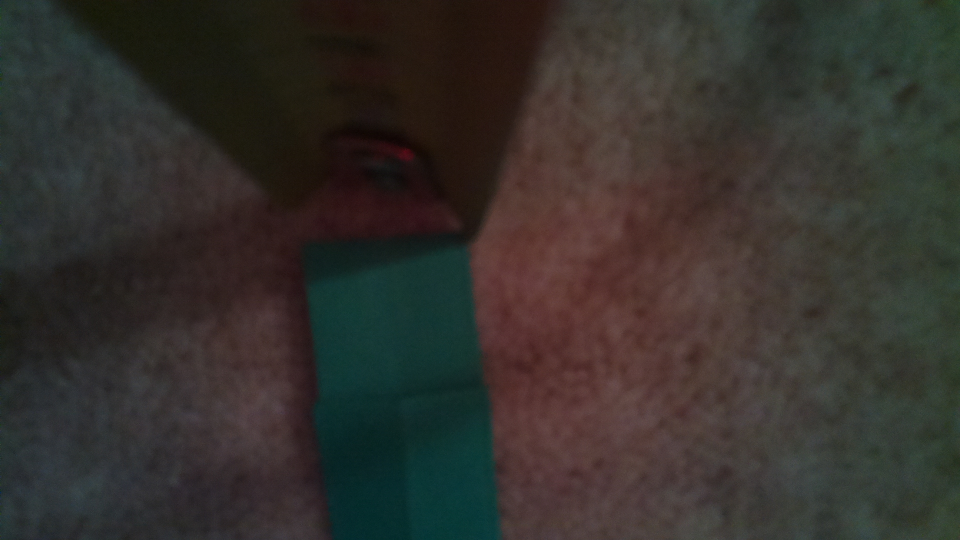
#> input picture 10 cm apart imagines at 10 cm interval height/image0.jpg, 1920 x 1080 px, given in place of 1.jpg, which was not available (shown at 1/2 size)
$ python CV_4.py   (Python 2 division)
#> lines starting #> are read from the running program, lines starting #| are printed output that depends on the picture; after the words box and inside, x2 and y2 are one past the last pixel; in counts of white or black regions, pixels touching at a corner belong together; pictures that were not available may be replaced by others from this repository, and a replacement may not be noted
import cv2
from PIL import Image
import matplotlib.pyplot as plt
import numpy as np
import argparse
import imutils

class CV:
    def __init__(self):
        #self.Green_range=[]
        self.Photo=0
        self.Photo_copy=0
        self.Photo_copy2=0

    def get_Photo(self):
        self.Photo=cv2.imread('/home/pi/Desktop/Drone/1.jpg')
#> self.Photo is the input picture: shape (1080, 1920, 3); mean B, G, R 44.6, 48.9, 52
        self.Photo_copy=np.copy(self.Photo)
    def Resize(self):
        #incase image is somehow smaller or larger than what camera provides
        self.Photo_copy=cv2.resize(self.Photo_copy,(1920,1080))

    def Resize2(self):
        #incase image is somehow smaller or larger than what camera provides
        self.Photo_copy=cv2.resize(self.Photo_copy,(960,540))

    def Gray(self):
        # COLOR_BGR2GRAY or COLOR_RGB2GRAY
        self.Photo_copy=cv2.cvtColor(self.Photo_copy,cv2.COLOR_BGR2GRAY)


    def HSV_green(self):
        green_centre=60
        sensitivity=35

        hsv=cv2.GaussianBlur(self.Photo_copy, (13,13),0)
        hsv=cv2.cvtColor(hsv,cv2.COLOR_BGR2HSV)
#> hsv: shape (1080, 1920, 3); mean H, S, V 46.5, 77.4, 57.5
        lower_green=np.array([green_centre-sensitivity,180,25])
        upper_green=np.array([green_centre+sensitivity,255,255])
        mask1=cv2.inRange(hsv, lower_green, upper_green)
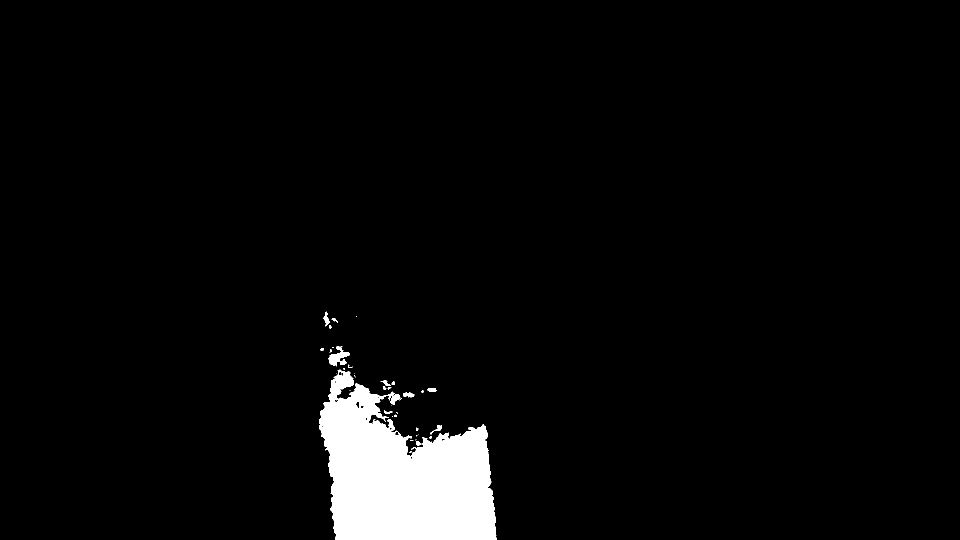
#> mask1: shape (1080, 1920) (shown at 1/2 size); 3.9% white; 39 white regions (22 under 20 px), largest, box (x1, y1, x2, y2) and area: (638, 739, 993, 1080) 78418, (657, 692, 700, 733) 795, (646, 623, 659, 653) 170
        self.Photo_copy = cv2.bitwise_and(self.Photo_copy, self.Photo_copy, mask= mask1)
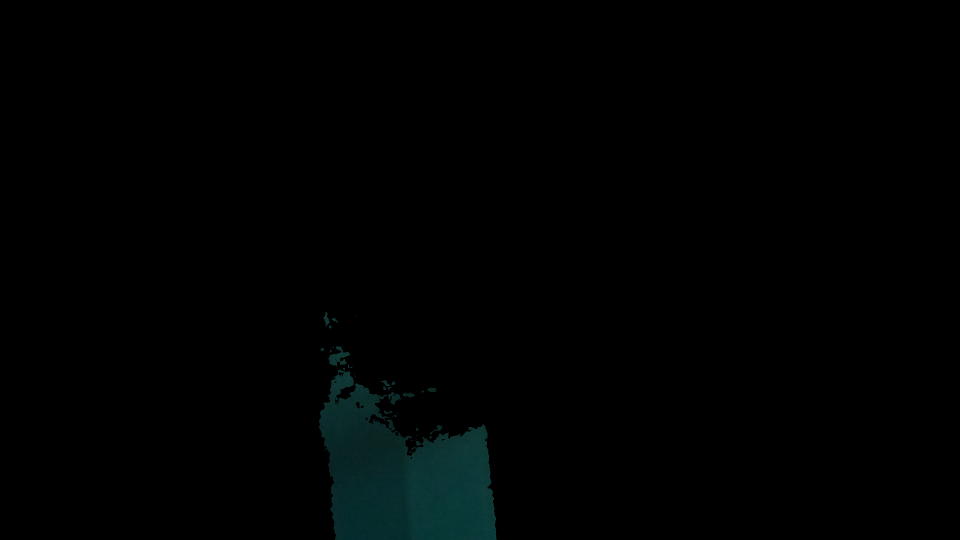
#> self.Photo_copy: shape (1080, 1920, 3) (shown at 1/2 size); mean B, G, R 1.8, 1.8, 0.4

    def canny(self):
        self.Photo_copy=cv2.cvtColor(self.Photo_copy,cv2.COLOR_BGR2GRAY)
        self.Photo_copy=cv2.Canny(self.Photo_copy,10,100)

    def thresh(self):
        self.Photo_copy2=cv2.cvtColor(self.Photo_copy,cv2.COLOR_BGR2GRAY)
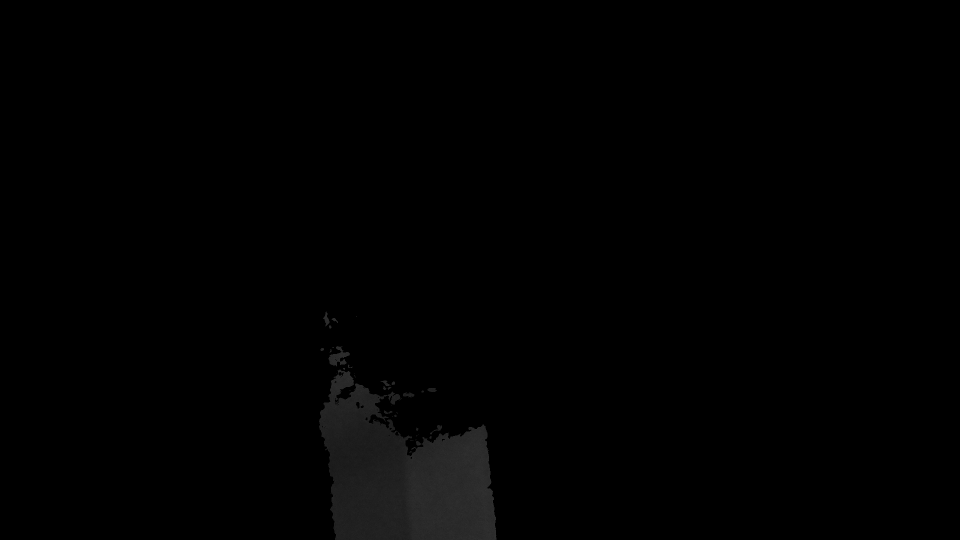
#> self.Photo_copy2: shape (1080, 1920) (shown at 1/2 size); min 0, max 53, mean 1.4
        self.Photo_copy2=cv2.threshold(self.Photo_copy2,50,255,cv2.THRESH_BINARY)[1]
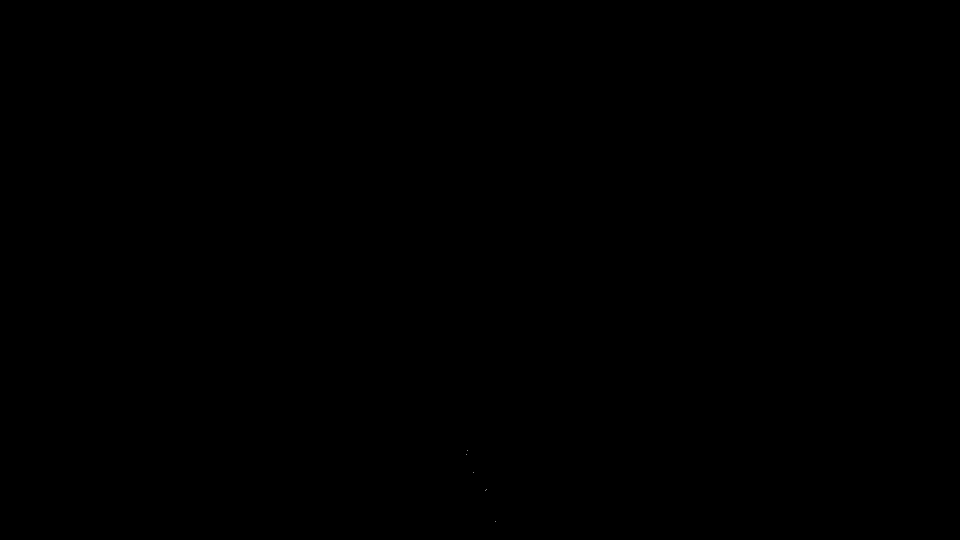
#> self.Photo_copy2: shape (1080, 1920) (shown at 1/2 size); 0% white in thin lines or dots, all inside (x1, y1, x2, y2) = (932, 900, 991, 1044)

    def contours(self):
        IMGcontours, hierarchy = cv2.findContours(self.Photo_copy2,
            cv2.RETR_EXTERNAL, cv2.CHAIN_APPROX_SIMPLE)#on raspberry pi it needs _,   ,_
#> IMGcontours = 6 contours, all with area under 20
        cv2.drawContours(self.Photo_copy, IMGcontours, -1, (0, 255, 0), 3)
#> self.Photo_copy: shape (1080, 1920, 3); under 0.01% of pixels changed, all inside (x1, y1, x2, y2) = (930, 898, 993, 1046)
        font = cv2.FONT_HERSHEY_SIMPLEX
        org = (50, 50)
        # Approximate contours to polygons + get bounding rects and circles
        contours_poly = [None]*len(IMGcontours)
#> contours_poly = 6 items
        boundRect = [None]*len(IMGcontours)
#> boundRect = 6 items
        centers = [None]*len(IMGcontours)
#> centers = 6 items
        radius = [None]*len(IMGcontours)
#> radius = 6 items
        for i, c in enumerate(IMGcontours):
            contours_poly[i] = cv2.approxPolyDP(c, 3, True)
            boundRect[i] = cv2.boundingRect(contours_poly[i])
            centers[i], radius[i] = cv2.minEnclosingCircle(contours_poly[i])
#> this loop made 6 passes
#> c on passes 1 to 6: [[990, 1043]], [[970, 980]], [[972, 979]], [[947, 945]], [[932, 908]], [[934, 900]]
#> after the loop, boundRect = [(990, 1043, 1, 1), (970, 980, 1, 1), (972, 979, 1, 1), (947, 945, 1, 1), (932, 908, 1, 1), (934, 900, 1, 1)]; centers = [(990, 1043), (970, 980), (972, 979), (947, 945), (932, 908), (934, 900)]; contours_poly = 6 contours, all with area under 20; radius = [0.0001, 0.0001, 0.0001, 0.0001, 0.0001, 0.0001]
        drawing = np.zeros((self.Photo_copy2.shape[0], self.Photo_copy2.shape[1], 3), dtype=np.uint8)
        # Draw polygonal contour + circles
        color=(256,256,256)
        for i in range(len(IMGcontours)):
            if(int(boundRect[i][3])>=10):#>=250#10
                cv2.rectangle(self.Photo_copy, (int(boundRect[i][0])-10, int(boundRect[i][1])-10),
                    (int(boundRect[i][0]+boundRect[i][2])+10, int(boundRect[i][1]+boundRect[i][3])+10), color, 10)
                cv2.drawContours(self.Photo_copy, contours_poly, i, color)
                cv2.circle(drawing, (int(centers[i][0]), int(centers[i][1])), int(radius[i]), color, 10)
                cv2.circle(drawing, (int(centers[i][0]), int(centers[i][1])), 1, color, 10)
#> this loop made 6 passes
#> drawing: shape (1080, 1920, 3); every value is 0


    def Show(self):
        self.Photo=cv2.resize(self.Photo,(960,540))
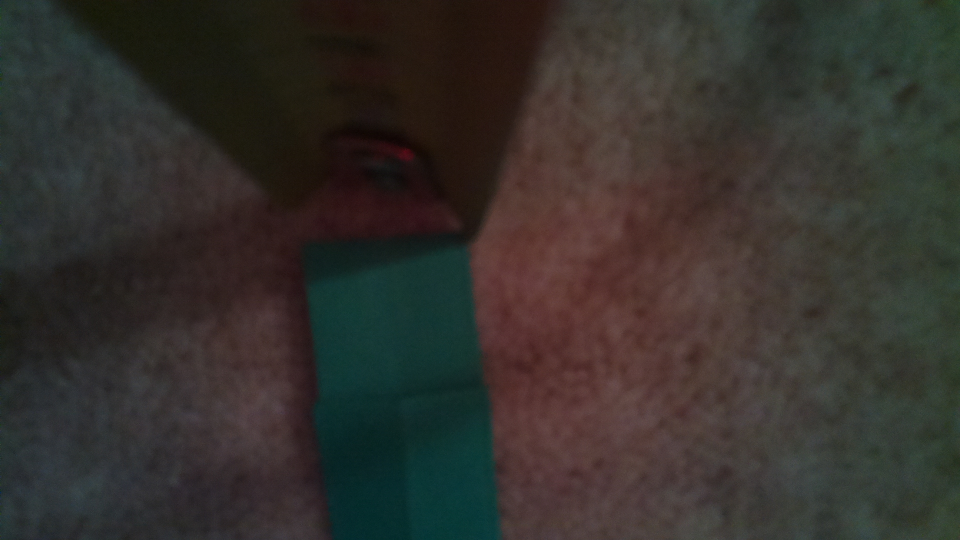
#> self.Photo: shape (540, 960, 3); mean B, G, R 44.8, 49, 52.1
        self.Photo_copy2=cv2.resize(self.Photo_copy2,(960,540))
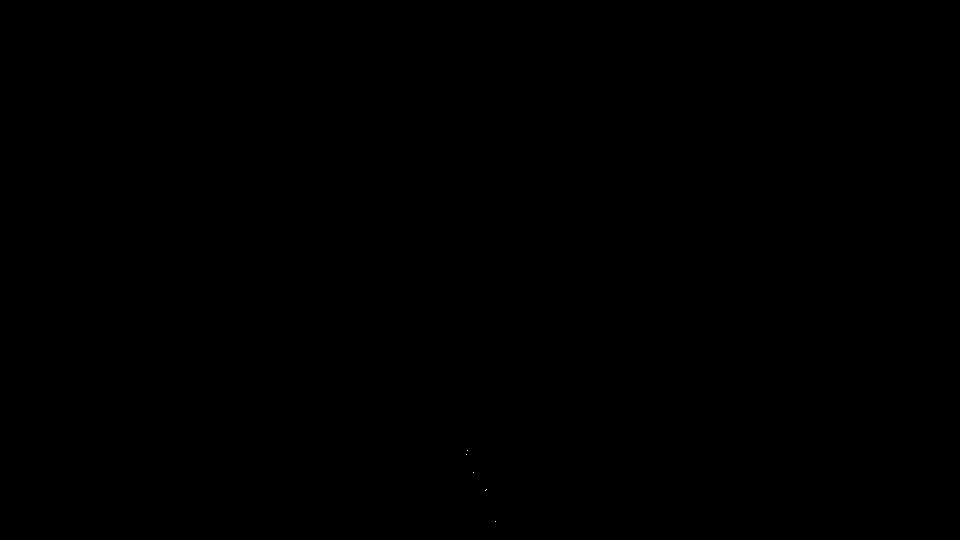
#> self.Photo_copy2: shape (540, 960); values 0 (black) and 64 (white), 0% white in thin lines or dots, all inside (x1, y1, x2, y2) = (466, 450, 496, 522)
        #cv2.imshow('viewer',self.Photo)
        cv2.imshow('viewer2',self.Photo_copy)
        cv2.imshow('viewer3',self.Photo_copy2)
        cv2.waitKey()

computerV=CV()
computerV.get_Photo()
computerV.Resize() #with 1920x1080
computerV.HSV_green()
computerV.thresh()
computerV.contours()
#computerV.canny()
#computerV.Resize2() #with 960x540
computerV.Show()

$ run again, on 10 cm apart imagines at 10 cm interval height/image1.jpg
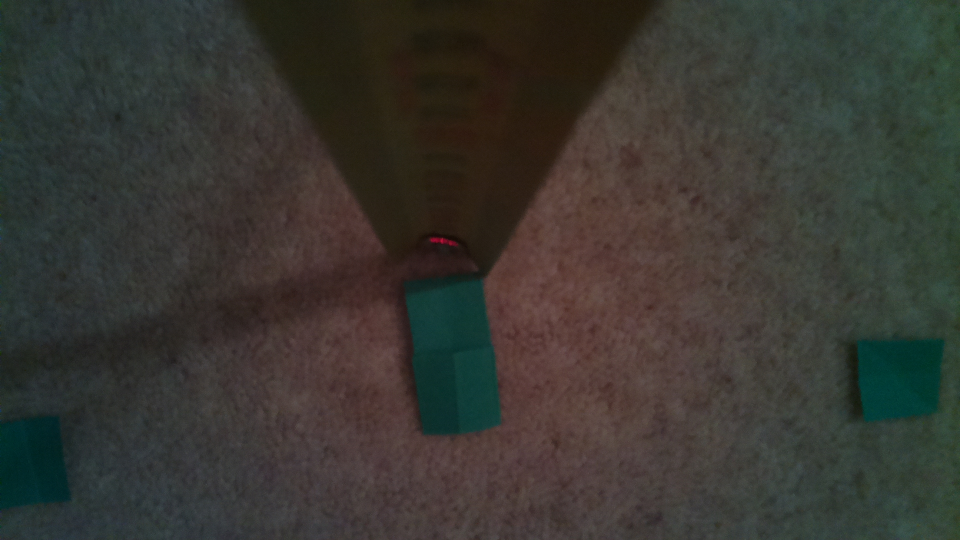
#> input picture 10 cm apart imagines at 10 cm interval height/image1.jpg, 1920 x 1080 px, given in place of 1.jpg, which was not available (shown at 1/2 size)
#> in get_Photo, self.Photo is the input picture: shape (1080, 1920, 3); mean B, G, R 49.5, 55.1, 56.2
#> mask1: shape (1080, 1920); 3.5% white; 28 white regions (17 under 20 px), largest, box (x1, y1, x2, y2) and area: (833, 576, 995, 863) 25869, (1715, 679, 1888, 843) 24510, (0, 834, 139, 1018) 21524
#> IMGcontours = 227 contours, all with area under 20
#> in contours, `cv2.drawContours(self.Photo_copy, IMGcontours, -1, (0, 255, 0), 3)`:
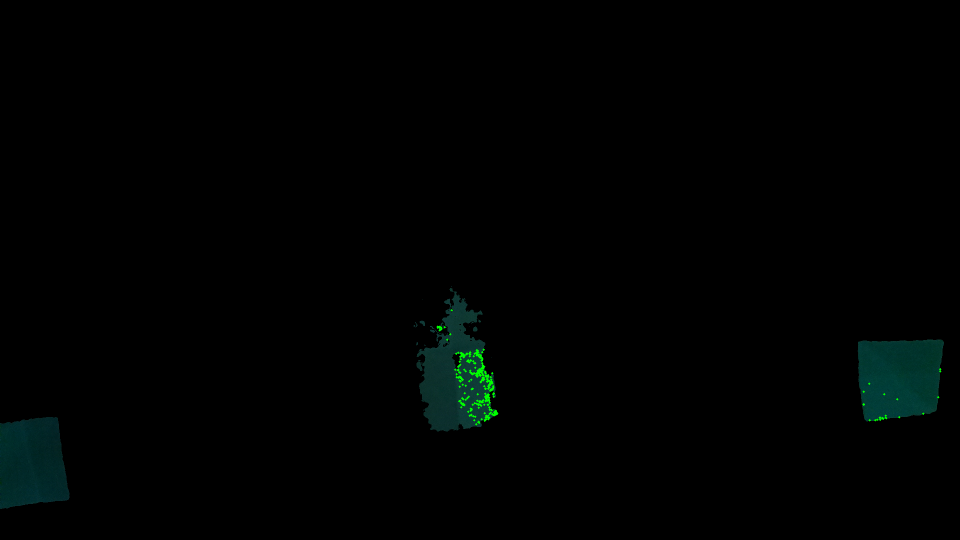
#> self.Photo_copy: shape (1080, 1920, 3) (shown at 1/2 size); mean B, G, R 1.6, 2.1, 0.2
#> in contours, `contours_poly = [None]*len(IMGcontours)`: contours_poly = 227 items
#> the loop in contours, `for i, c in enumerate(IMGcontours):` made 227 passes
#> c on passes 1, 3, 4: [[952, 848]], [[969, 841]], [[1750, 840]]
#> after the loop in contours, `for i, c in enumerate(IMGcontours):`: boundRect = 227 items, first 6: (952, 848, 1, 1), (957, 843, 1, 1), (969, 841, 1, 1), (1750, 840, 1, 1), (1739, 840, 1, 1), (948, 840, 1, 1); centers = 227 pairs, first value 875 to 1880, second value 620 to 848; contours_poly = 227 contours, all with area under 20; radius = 227 values, max 4.3 at index 107, min 0.0001 at index 0, mean 0.0508
#> in Show, `self.Photo=cv2.resize(self.Photo,(960,540))`:
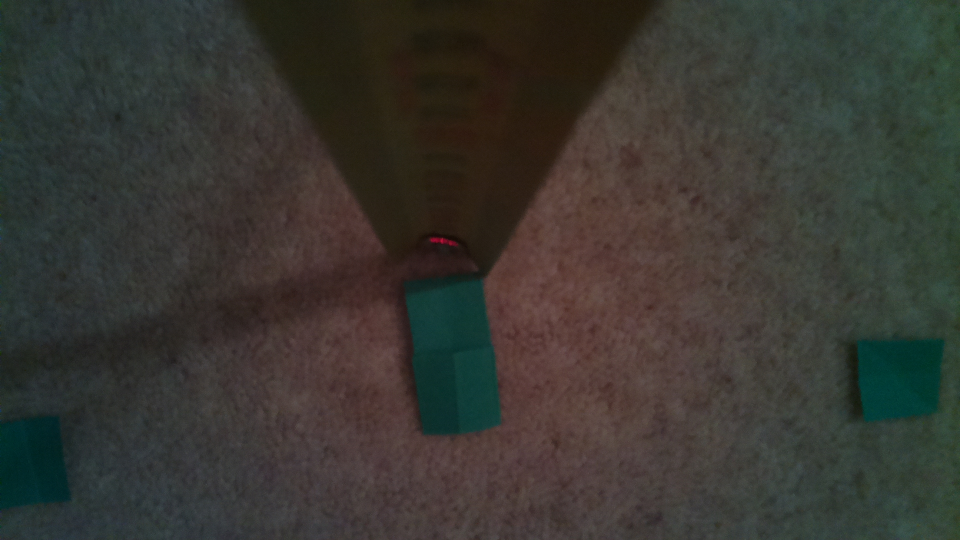
#> self.Photo: shape (540, 960, 3); mean B, G, R 49.6, 55.2, 56.4
